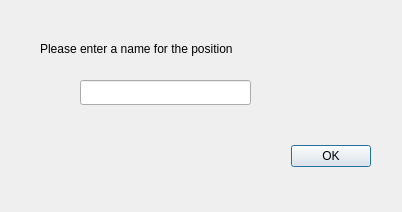
<?xml version="1.0" encoding="UTF-8"?>
<ui version="4.0">
 <class>Dialog</class>
 <widget class="QDialog" name="Dialog">
  <property name="geometry">
   <rect>
    <x>0</x>
    <y>0</y>
    <width>402</width>
    <height>212</height>
   </rect>
  </property>
  <property name="windowTitle">
   <string>Dialog</string>
  </property>
  <widget class="QDialogButtonBox" name="buttonBox">
   <property name="geometry">
    <rect>
     <x>30</x>
     <y>140</y>
     <width>341</width>
     <height>32</height>
    </rect>
   </property>
   <property name="orientation">
    <enum>Qt::Horizontal</enum>
   </property>
   <property name="standardButtons">
    <set>QDialogButtonBox::Ok</set>
   </property>
  </widget>
  <widget class="QLabel" name="label">
   <property name="geometry">
    <rect>
     <x>40</x>
     <y>40</y>
     <width>311</width>
     <height>17</height>
    </rect>
   </property>
   <property name="text">
    <string>Please enter a name for the position</string>
   </property>
  </widget>
  <widget class="QLineEdit" name="lineEdit">
   <property name="geometry">
    <rect>
     <x>80</x>
     <y>80</y>
     <width>171</width>
     <height>25</height>
    </rect>
   </property>
  </widget>
 </widget>
 <resources/>
 <connections>
  <connection>
   <sender>buttonBox</sender>
   <signal>accepted()</signal>
   <receiver>Dialog</receiver>
   <slot>accept()</slot>
   <hints>
    <hint type="sourcelabel">
     <x>248</x>
     <y>254</y>
    </hint>
    <hint type="destinationlabel">
     <x>157</x>
     <y>274</y>
    </hint>
   </hints>
  </connection>
  <connection>
   <sender>buttonBox</sender>
   <signal>rejected()</signal>
   <receiver>Dialog</receiver>
   <slot>reject()</slot>
   <hints>
    <hint type="sourcelabel">
     <x>316</x>
     <y>260</y>
    </hint>
    <hint type="destinationlabel">
     <x>286</x>
     <y>274</y>
    </hint>
   </hints>
  </connection>
 </connections>
</ui>
